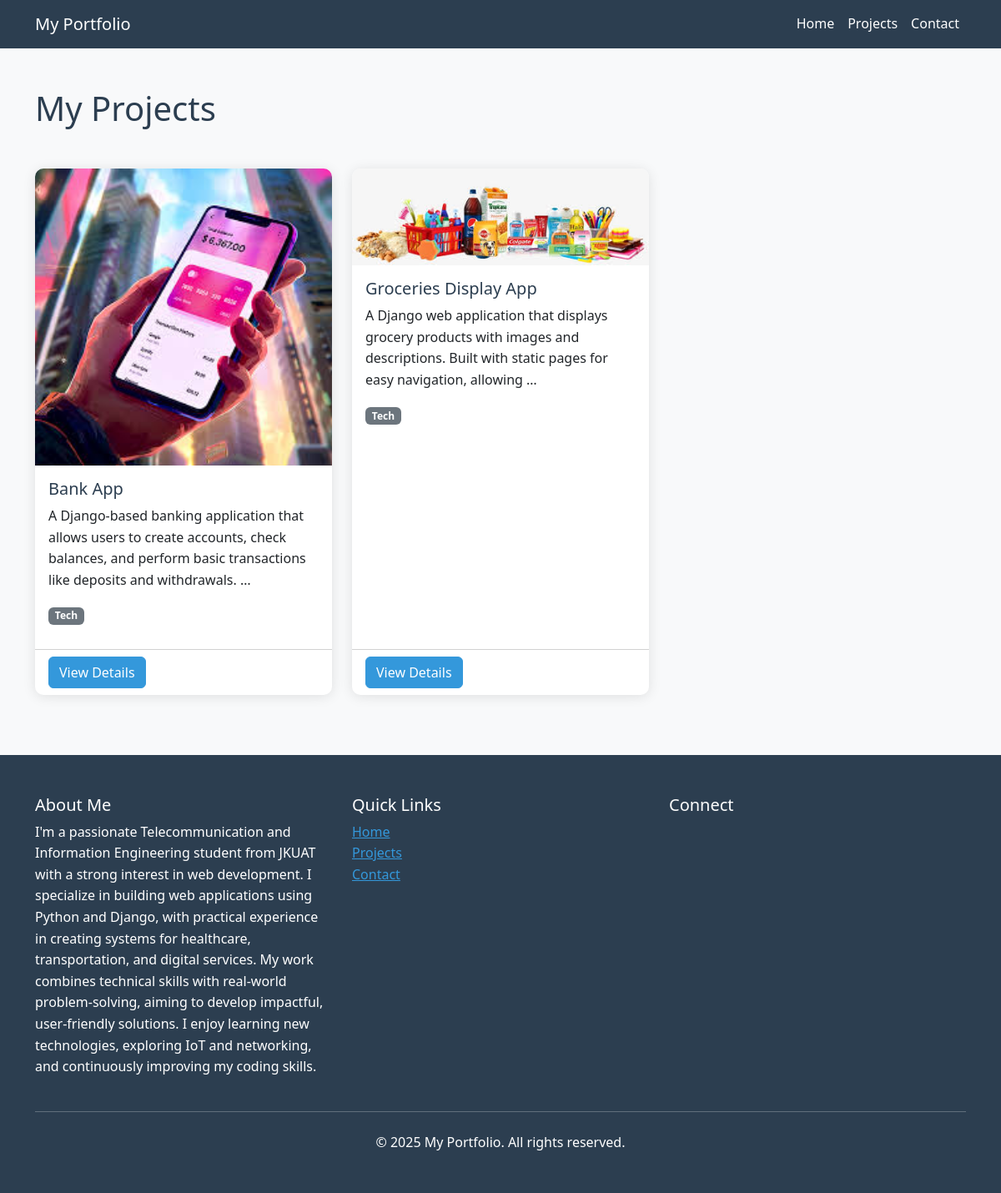
/projects/, run on the app's committed database.
### Jack/models.py (models this page shows, shortened)
class Project(models.Model):
    title = models.CharField(max_length=200)
    description = models.TextField()
    image = models.ImageField(upload_to='projects/')
    demo_link = models.CharField(max_length=255, blank=True)
    source_code_link = models.CharField(max_length=255, blank=True)
    technologies = models.CharField(max_length=200)
    created_at = models.DateTimeField(auto_now_add=True)
    updated_at = models.DateTimeField(auto_now=True)

### Jack/views.py (the view)
# urls.py: path('projects/', ProjectListView.as_view(), name='projects'),
class ProjectListView(ListView):
    model = Project
    template_name = 'projects.html'
    context_object_name = 'projects'
    ordering = ['-created_at']
    paginate_by = 6

### Jack/templates/projects.html (shortened to what this page needs)
{% extends 'base.html' %}
{% block content %}
<section class="py-5">
    <div class="container">
        <h1 class="mb-5">My Projects</h1>
        <div class="row">
            {% for project in object_list %}
            <div class="col-md-6 col-lg-4 mb-4">
                <div class="card h-100">
                    <img src="{{ project.image.url }}" class="card-img-top" alt="{{ project.title }}">
                    <div class="card-body">
                        <h5 class="card-title">{{ project.title }}</h5>
                        <p class="card-text">{{ project.description|truncatewords:20 }}</p>
                        <div class="mb-2">
                            {% for tech in project.technologies.split %}
                            <span class="badge bg-secondary">{{ tech }}</span>
                            {% endfor %}
                        </div>
                    </div>
                    <div class="card-footer bg-transparent">
                        <a href="{% url 'project-detail' project.pk %}" class="btn btn-primary">View Details</a>
                    </div>
                </div>
            </div>
            {% empty %}
            <div class="col-12">
                <p class="text-center">No projects yet. Check back soon!</p>
            </div>
            {% endfor %}
        </div>
    </div>
</section>
{% endblock %}

### Jack/templates/base.html (shortened to what this page needs)
{% load static %}
<!DOCTYPE html>
<html lang="en">
<head>
    <link href="https://cdn.jsdelivr.net/npm/bootstrap@5.3.0/dist/css/bootstrap.min.css" rel="stylesheet">
    <link rel="stylesheet" href="https://cdnjs.cloudflare.com/ajax/libs/font-awesome/6.4.0/css/all.min.css">
    <link rel="stylesheet" href="{% static 'style.css' %}">
</head>
<body>
    {% include 'navbar.html' %}
    <main class="container-fluid px-0">
        {% block content %}{% endblock %}
    </main>
    {% include 'footer.html' %}
</body>
</html>

### Jack/templates/navbar.html (shortened to what this page needs)
<nav class="navbar navbar-expand-lg navbar-dark sticky-top">
    <div class="container">
        <a class="navbar-brand" href="{% url 'home' %}">My Portfolio</a>
        <div class="collapse navbar-collapse" id="navbarNav">
            <ul class="navbar-nav ms-auto">
                <li class="nav-item">
                    <a class="nav-link" href="{% url 'home' %}">Home</a>
                </li>
                <li class="nav-item">
                    <a class="nav-link" href="{% url 'projects' %}">Projects</a>
                </li>
                <li class="nav-item">
                    <a class="nav-link" href="{% url 'contact' %}">Contact</a>
                </li>
            </ul>
        </div>
    </div>
</nav>

### Jack/templates/footer.html (shortened to what this page needs)
<footer class="py-5">
    <div class="container">
        <div class="row">
            <div class="col-md-4 mb-4 mb-md-0">
                <h5>About Me</h5>
                <p>I'm a passionate Telecommunication and Information Engineering student from JKUAT with a strong interest in web development. I specialize in building  web applications using Python and Django, with practical experience in creating systems for healthcare, transportation, and digital services. My work combines technical skills with real-world problem-solving, aiming to develop impactful, user-friendly solutions. I enjoy learning new technologies, exploring IoT and networking, and continuously improving my coding skills.</p>
            </div>
            <div class="col-md-4 mb-4 mb-md-0">
                <h5>Quick Links</h5>
                <ul class="list-unstyled">
                    <li><a href="{% url 'home' %}">Home</a></li>
                    <li><a href="{% url 'projects' %}">Projects</a></li>
                    <li><a href="{% url 'contact' %}">Contact</a></li>
                </ul>
            </div>
            <div class="col-md-4">
                <h5>Connect</h5>
            </div>
        </div>
        <hr class="my-4">
        <div class="text-center">
            <p class="mb-0">&copy; {% now "Y" %} My Portfolio. All rights reserved.</p>
        </div>
    </div>
</footer>

### Jack/static/style.css (style rules this page uses)
body { font-family: 'Segoe UI', Tahoma, Geneva, Verdana, sans-serif; line-height: 1.6; color: #2c3e50; background-color: #f8f9fa; }
.navbar { background-color: #2c3e50 !important; }
.navbar-brand, .nav-link { color: white !important; }
.card { transition: transform 0.3s ease, box-shadow 0.3s ease; border: none; box-shadow: 0 2px 15px rgba(0, 0, 0, 0.1); border-radius: 10px; overflow: hidden; }
.card-title { color: #2c3e50; }
.btn-primary { background-color: #3498db; border-color: #3498db; }
.badge { background-color: #2ecc71; color: white; margin-right: 5px; margin-bottom: 5px; }
footer { background-color: #2c3e50; color: white; }
footer a { color: #3498db !important; }
html { scroll-behavior: smooth; }

### data on the page
Project: image (picture), title "Bank App", description "A Django-based banking application that allows users to create accounts, check balances, and perform basic transactions like deposits and withdrawals. …", split "Tech"
Project: image (picture), title "Groceries Display App", description "A Django web application that displays grocery products with images and descriptions. Built with static pages for easy navigation, allowing …", split "Tech"
